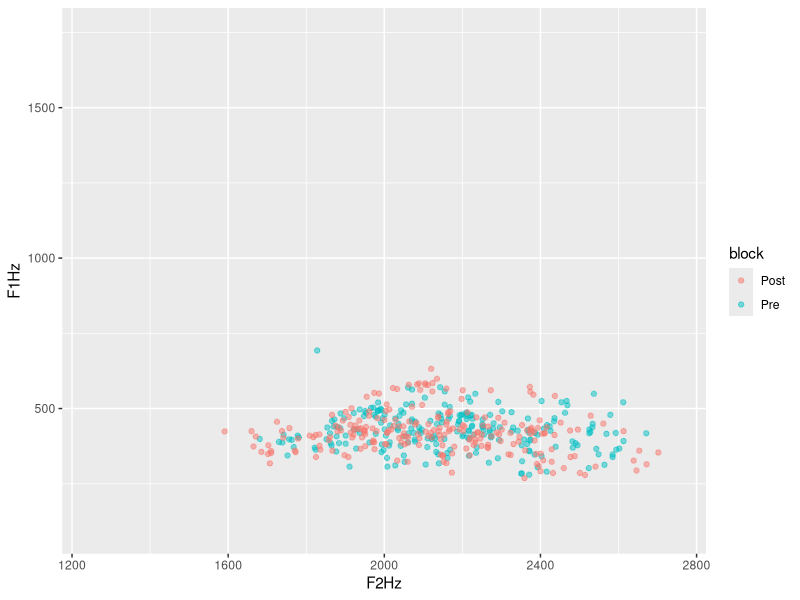
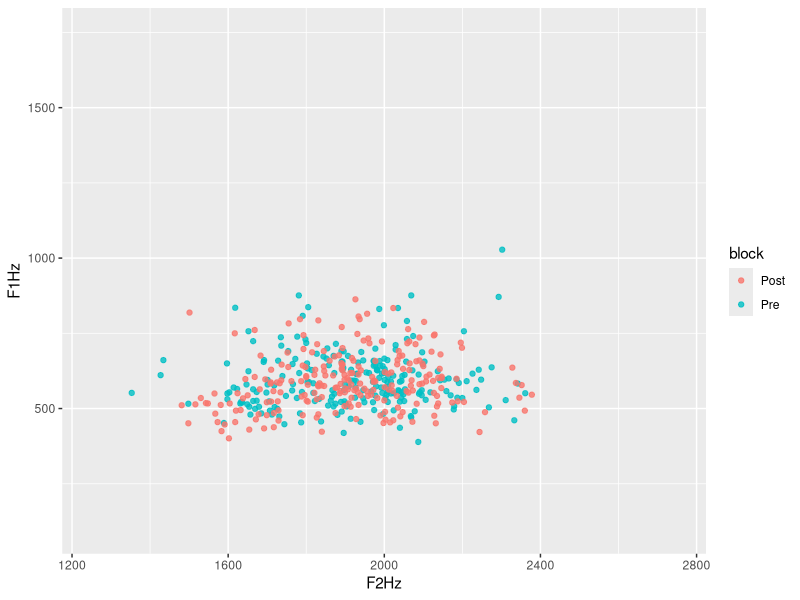
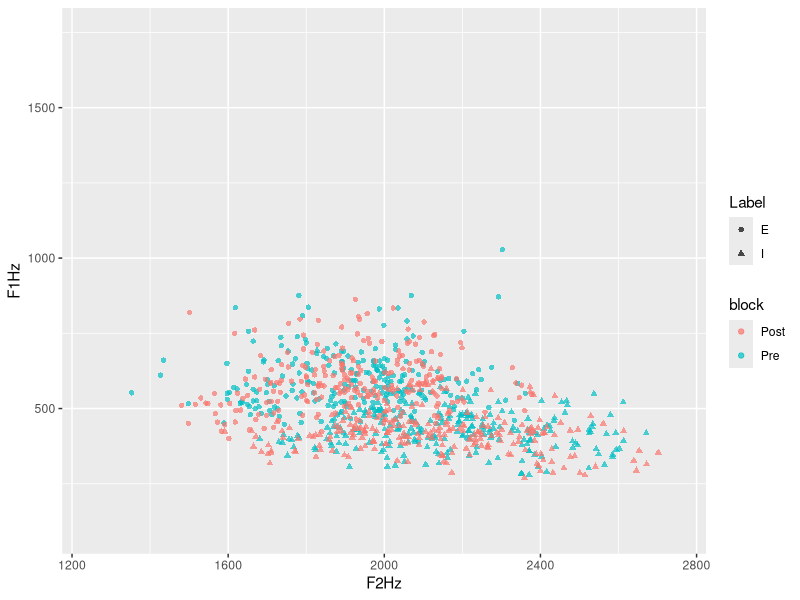
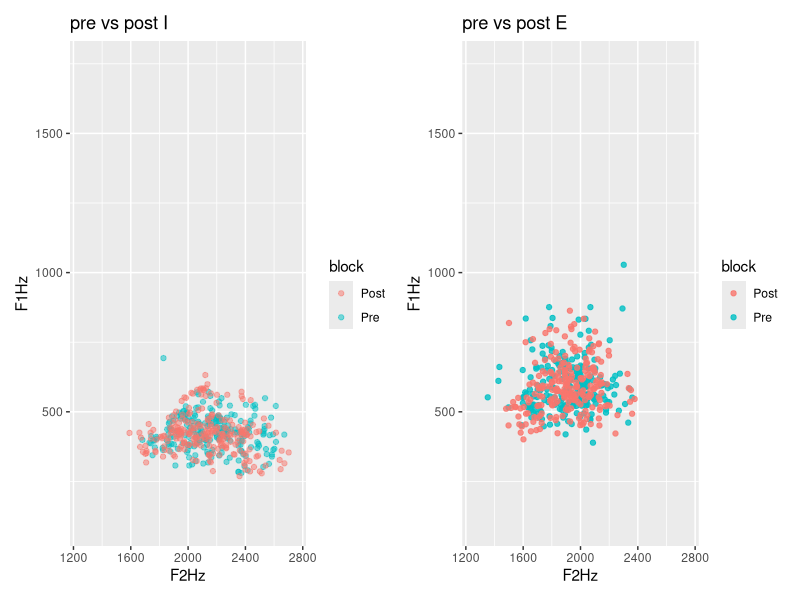
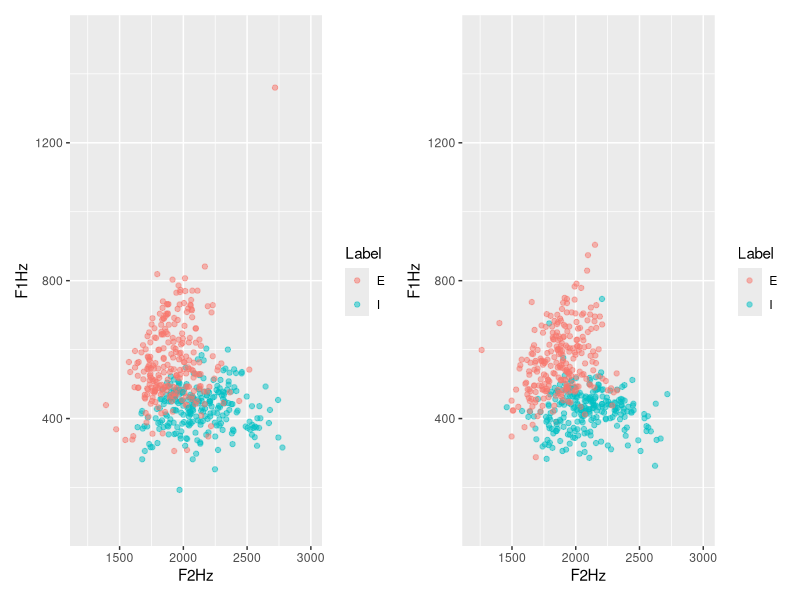
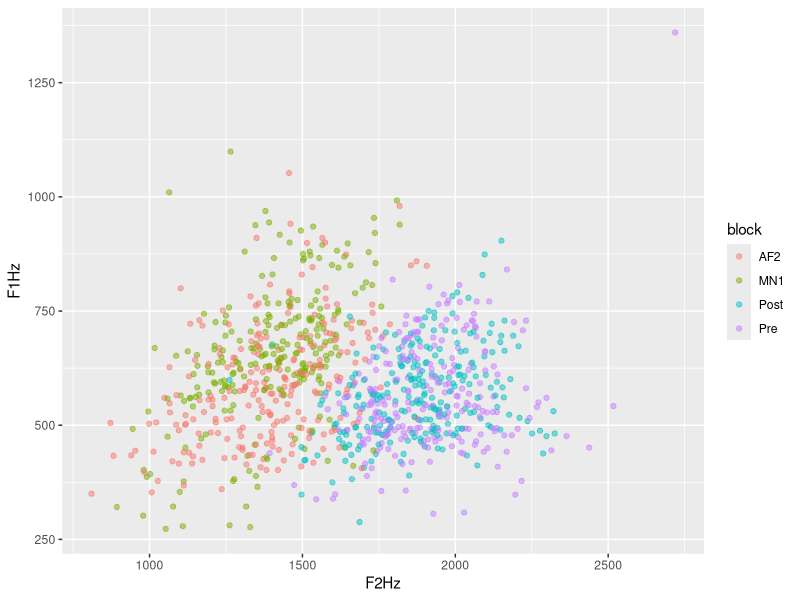
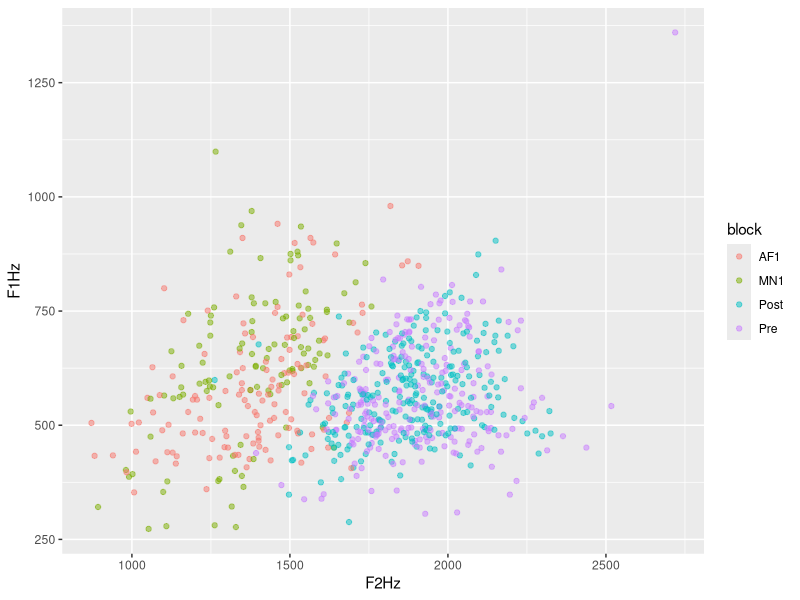
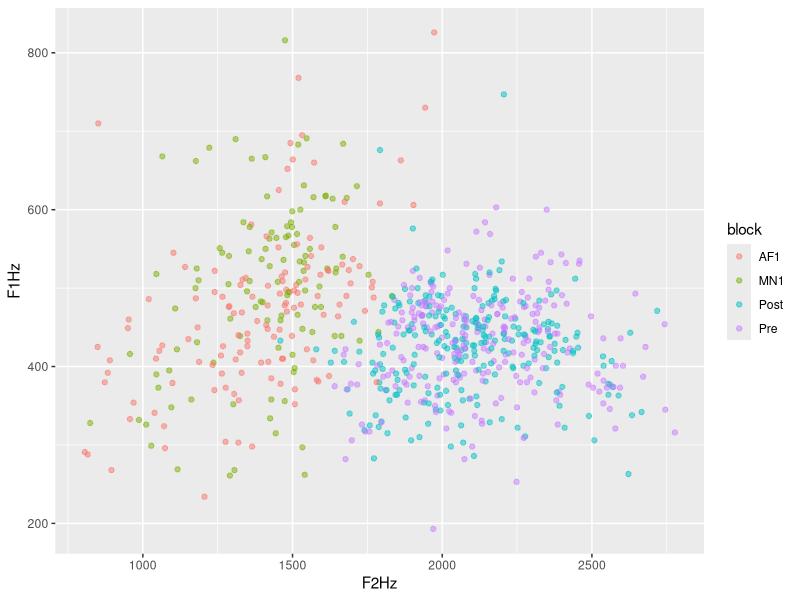

These charts were generated, in order, by the following R code: (Note: this script raises an error after producing the figures.)
## ---- chunk 1
library(dplyr)
fi<- read.csv("allFemaleI.csv", header = TRUE, sep = "\t")
fig<- fi |> mutate(gender = c(rep("F", times = nrow(fi))))
  
fe <- read.csv("allFemaleE.csv", header = TRUE, sep = "\t")
feg<- fe |> mutate(gender = c(rep("F", times = nrow(fe))))

mi<- read.csv("allMaleI.csv", header = TRUE, sep = "\t")
  mig<- mi |> mutate(gender = c(rep("M", times = nrow(mi))))

me <- read.csv("allMaleE.csv", header = TRUE, sep = "\t")
meg<- me |> mutate(gender = c(rep("M", times = nrow(me))))

mfie<- rbind(fig, feg, mig, meg)

#extract the fileName column
#fileNames<- rcds |> select(fileName)
#head(fileNames)
## ---- chunk 2
prod <- read.table(text = as.character(mfie$fileName), sep = "_")
head(prod)

### removing the ".wav" from the final column
#```{r}
#library(stringr)
#library(dplyr)
#prod <- prod %>% 
#  mutate(V5 =
#   str_sub(prod$V5, end=-5)
#  )
#head(prod)
## ---- chunk 3
#removing column 1 because it's just "subj"
newcols <- prod %>% 
  select(-V1)
colnames(newcols)

#revert the "Post" and the "seq" for posttest items 
#if v5 = post, v5 = v4, v4 = v5
correctPost <- newcols |> 
  mutate(V51 = ifelse(V5 == "Post", V4, V5),
         V4 = ifelse(V5 == "Post", V5, V4)) |> 
  select(-V5) |> 
  rename("V5" = "V51")

head(correctPost)

#rename new columns accordingly
nc<- correctPost %>% 
  rename("subj" = "V2",
         "word" = "V3",
         "block" = "V4",
         "seq" = "V5")

head(nc)


allcol<- as.data.frame(cbind(mfie$fileName, nc))|> rename("fileName"="mfie$fileName")
colnames(allcol)

df <- full_join(allcol, mfie, by = "fileName") |> rename("F0Hz" = "F0.Hz.", "F1Hz" = "F1.Hz.", "F2Hz" = "F2.Hz.", "F1Bark" = "F1.Bark.", "F2Bark" = "F2.Bark.")

#add column about BB condition

d <- df |> 
   mutate(
    BB = case_when(
      subj == "2" ~ "BB",
      subj == "4" ~ "BB",
      subj == "5" ~ "BB",
      subj == "9" ~ "BB",
      subj == "10" ~ "BB",
      subj == "12" ~ "BB",
      subj == "13" ~ "BB",
      subj == "14" ~ "BB",
      subj == "15" ~ "BB",
      subj == "16" ~ "BB",
      subj == "17" ~ "BB",
      subj == "19" ~ "BB",
      subj == "22" ~ "BB",
      subj == "25" ~ "BB",
      subj == "28" ~ "BB",
      subj == "32" ~ "BB",
      subj == "33" ~ "BB",
      subj == "34" ~ "BB",
      subj == "37" ~ "BB",
      subj == "39" ~ "BB",
      subj == "41" ~ "BB",
      subj == "42" ~ "BB",
      subj == "44" ~ "BB",
      subj == "45" ~ "BB",
      subj == "48" ~ "BB",
      subj == "52" ~ "BB",
      subj == "53" ~ "BB",
      subj == "55" ~ "BB",
      subj == "58" ~ "BB",
      subj == "59" ~ "BB",
      subj == "60" ~ "BB",
      TRUE ~ "NB")
   )

## ---- chunk 4
library(ggplot2)
library(patchwork)
#NB group pre and post for I
nbprei<- d |> filter(BB == "NB", block == "Pre", Label == "I")
nbposti <- d |> filter(BB == "NB", block == "Post", Label == "I")
nbi <- rbind(nbprei, nbposti)

ggplot(data = nbi, aes(x = F2Hz, y = F1Hz, color = block))+
  geom_point(alpha = 0.5) +xlim(1250, 2750) + ylim(100, 1750)

#NB group pre and post for E
nbpree<- d |> filter(BB == "NB", block == "Pre", Label == "E")
nbposte <- d |> filter(BB == "NB", block == "Post", Label == "E")
nbe <- rbind(nbpree, nbposte)

ggplot(data = nbe, aes(x = F2Hz, y = F1Hz, color = block))+
  geom_point(alpha = 0.8) +ylim(100, 1750)+xlim(1250,2750)

#I and E together
nbpre<- d |> filter(BB == "NB", block == "Pre")
nbpost <- d |> filter(BB == "NB", block == "Post")
nb <- rbind(nbpre, nbpost)

ggplot(data = nb, aes(x = F2Hz, y = F1Hz, color = block, shape = Label))+
  geom_point(alpha = 0.7) +ylim(100, 1750)+ xlim(1250,2750)

pi<- ggplot(data = nbi, aes(x = F2Hz, y = F1Hz, color = block))+
  geom_point(alpha = 0.5) +xlim(1250, 2750) + ylim(100, 1750) + labs(title = "pre vs post I")

pe<-ggplot(data = nbe, aes(x = F2Hz, y = F1Hz, color = block))+
  geom_point(alpha = 0.8) +ylim(100, 1750)+xlim(1250,2750)+ labs(title = "pre vs post E")
pi + pe
## ---- chunk 5
library(patchwork)
#BB group pre and post
bbpre<- d |> filter(BB == "BB", block == "Pre") #, Label == "E")
bbpost <- d |> filter(BB == "BB", block == "Post") #,Label == "E")
bb <- rbind(bbpre, bbpost)

#contrast at pretest for BB group
p1 <- ggplot(data = bbpre, aes(x = F2Hz, y = F1Hz, color = Label))+
  geom_point(alpha = 0.5) + xlim(1200,3000) + ylim(100, 1500)

#contrast at posttest for BB group
p2 <- ggplot(data = bbpost, aes(x = F2Hz, y = F1Hz, color = Label))+
  geom_point(alpha = 0.5) + xlim(1200,3000) + ylim(100, 1500)

p1 + p2
## ---- chunk 6
library(ggplot2)
#BB group pretest and test
bbprentest<- d |> filter(BB == "BB", Label == "E")
#nrow(bbprentest)

ggplot(data = bbprentest, aes(x = F2Hz, y = F1Hz, color = block))+
  geom_point(alpha = 0.5)
## ---- chunk 7
d |> count(subj)
## ---- chunk 8

#define a function
#correctBlocks <- function(n) {

mn2subj <- c("2", "3", "5", "6", "8", "9", "10", "12", "15", "17", "19", "26", "30", "31", "33", "35", "38", "40", "42", "43", "46", "48", "50", "51", "52", "53", "54", "56", "58", "60")

db <-  d |> 
  mutate(
    block = case_when(
      subj %in% mn2subj & block == "MN1" ~ "MN2",
      subj %in% mn2subj & block == "AF2" ~ "AF1",
      subj %in% mn2subj & block == "Pre" ~ "Pre",
      subj %in% mn2subj & block == "Post" ~ "Post",
      !(subj %in% mn2subj) & block == "MN1" ~ "MN1",
      !(subj %in% mn2subj) & block == "AF2" ~ "AF2",
      !(subj %in% mn2subj) & block == "Pre" ~ "Pre",
      !(subj %in% mn2subj) & block == "Post" ~ "Post"
    )
    )
#}
## ---- chunk 9
#check if all subjects are coded correctly

db |> filter(block == "MN2") |> count(subj)
## ---- chunk 10
library(ggplot2)
# /E/ in BB group pretest and test
bbprentest<- db |> filter(BB == "BB", Label == "E") |> filter(block == "Pre" | block == "AF1" | block == "MN1" | block == "Post")
#nrow(bbprentest)

ggplot(data = bbprentest, aes(x = F2Hz, y = F1Hz, color = block))+
  geom_point(alpha = 0.5)

# /I/ in BB group pretest and test
bbprentest<- db |> filter(BB == "BB", Label == "I") |> filter(block == "Pre" | block == "AF1" | block == "MN1" | block == "Post")
#nrow(bbprentest)

ggplot(data = bbprentest, aes(x = F2Hz, y = F1Hz, color = block))+
  geom_point(alpha = 0.5)
## ---- chunk 11
#BB group, pre vs post, both phonemes
library(patchwork)
bbprentestE<- db |> filter(BB == "BB", Label == "E") |> filter(block == "Pre" | block == "Post")
bbprentestI<- db |> filter(BB == "BB", Label == "I") |> filter(block == "Pre" | block == "Post")
#nrow(bbprentest)

p1 <- ggplot(data = bbprentestE, aes(x = F2Hz, y = F1Hz, color = block))+
  geom_point(alpha = 0.5) + ggtitle("pre/post comparison of /E/")+theme(legend.position="none")

p2 <- ggplot(data = bbprentestI, aes(x = F2Hz, y = F1Hz, color = block))+
  geom_point(alpha = 0.5)+ ggtitle("pre/post comparison of /I/")

p1 + p2 
## ---- chunk 12
#blocks: pre, AF1, MN1, Post

library(lme4)

af1subj <- c("2", "3", "5", "6", "8", "9", "10", "12", "15", "17", "19", "26", "30", "31", "33", "35", "38", "40", "42", "43", "46", "48", "50", "51", "52", "53", "54", "56", "58", "60")

df <- db |> filter(block == "Pre" | block == "AF1" | block == "MN1" | block == "Post") |> 
  mutate(
    AF = case_when(
      subj %in% af1subj ~ "AF",
      TRUE ~ "MN")) |> mutate(
     block = case_when(
      block == "AF1" ~ "2",
      block == "MN1" ~ "2",
      block == "Pre" ~ "1",
      block == "Post" ~ "4")
   )

#change variables into correct data types
df$BB <- as.factor(df$BB)
df$Label <- as.factor(df$Label)
df$block <- as.factor(df$block)
df$gender <- as.factor(df$gender)
df$AF <- as.factor(df$AF)
df$subj <- as.character(df$subj)
df$seq <- as.numeric(df$seq)
df$F0Hz <- as.numeric(df$F0Hz)
df$F1Hz <- as.numeric(df$F1Hz)
df$F2Hz <- as.numeric(df$F2Hz)
df$F1Bark <- as.numeric(df$F1Bark)
df$F2Bark <- as.numeric(df$F2Bark)

write.csv(df, "productionFullTable.csv")

#contrast coding
df$BB <- relevel(df$BB, ref = "NB")

df$Label <- relevel(df$Label, ref = "I")

df$block <- relevel(df$block, ref = "1")

df$gender <- relevel(df$gender, ref = "F")

#model with blocks 1,2,4
f1hzallbl <- lmer(F1Hz ~ block * BB * AF* Label + gender + (1|subj) + (1|word), data = df)
summary(f1hzallbl)
## ---- chunk 13
#effect plots
library (effects)
 eall.f1hzallbl <- predictorEffects(f1hzallbl)
 #plot(eall.f1hzallbl)
 #plot(predictorEffects(f1hzallbl, ~BB))
 #plot(predictorEffects(f1hzallbl, ~block))
 plot(predictorEffects(f1hzallbl, ~Label))
## ---- chunk 14
# BB group, pre vs test, both phonemes

bbprentestE<- df |> filter(BB == "BB", Label == "E") |> filter(block == "1" | block == "2") |> mutate(block = case_when(block == "1" ~ "pretest",
                        block == "2" ~ "test"))
bbprentestI<- df |> filter(BB == "BB", Label == "I") |> filter(block == "1" | block == "2")|> mutate(block = case_when(block == "1" ~ "pretest",
                        block == "2" ~ "test"))
#nrow(bbprentest)

p1 <- ggplot(data = bbprentestE, aes(x = F2Hz, y = F1Hz, color = block))+
  geom_point(alpha = 0.5) + ylim (200, 1500) + ggtitle("bite block effect for /E/")+theme(legend.position="none")

p2 <- ggplot(data = bbprentestI, aes(x = F2Hz, y = F1Hz, color = block))+
  geom_point(alpha = 0.5) + ylim (200, 1500) + ggtitle("bite block effect for /I/")

p1 + p2 
## ---- chunk 15
f2hzallbl <- lmer(F2Hz ~ block * BB * AF* Label + gender + (1|subj) + (1|word), data = df)
summary(f2hzallbl)
## ---- chunk 16
#convert seq as numeric instead of categorical
df$seq <- as.numeric(df$seq)
## ---- chunk 17
#seq as a separate variable
f1hzallblsq1 <- lmer(F1Hz ~ block * BB * AF* Label +  seq + gender + (1|subj) + (1|word), data = df)
summary(f1hzallblsq1)
## ---- chunk 18
#seq as interaction in hertz model
f1hzallblsq <- lmer(F1Hz ~ block * BB * AF* Label * seq + gender + (1|subj) + (1|word), data = df)
summary(f1hzallblsq)
## ---- chunk 19
#try releveling the reference level to BB to check if block4:LabelE:seq is significant
df$BB <- relevel(df$BB, ref = "BB")
f1hzallblsqrl <- lmer(F1Hz ~ block * BB * AF* Label * seq + gender + (1|subj) + (1|word), data = df)
summary(f1hzallblsqrl)
## ---- chunk 20
#bark model with seq
#correct back to NB as reference
df$BB <- relevel(df$BB, ref = "NB")

f1bkallblsq <- lmer(F1Bark ~ block * BB * AF* Label * seq + gender + (1|subj) + (1|word), data = df)
summary(f1bkallblsq)
## ---- chunk 21
#F2 model in bark
f2hzallblsq <- lmer(F2Hz ~ block * BB * AF* Label * seq + gender + (1|subj) + (1|word), data = df)
summary(f2hzallblsq)
## ---- chunk 22
#F2 model in bark
f2bkallblsq <- lmer(F2Bark ~ block * BB * AF* Label * seq + gender + (1|subj) + (1|word), data = df)
summary(f2bkallblsq)
## ---- chunk 23
#model for pretest vs test in order to only plot the interaction effect in pre vs post
prentest <- df |> filter(block == "1" | block == "2")|> mutate(block = case_when(block == "1" ~ "pretest",
                        block == "2" ~ "test"))

f2hzprentest <- lmer(F2Hz ~ block * BB * AF* Label + gender + (1|subj) + (1|word), data = prentest)
#effect plot
library(effects)
plot(effect( "block * BB * AF", f2hzprentest))
## ---- chunk 24
#bark model
f1barkallbl <- lmer(F1Bark ~ block * BB * AF* Label + gender + (1|subj) + (1|word), data = df)
summary(f1barkallbl)
## ---- chunk 25
library(lme4)
f2barkallbl <- lmer(F2Bark ~ block * BB * AF* Label + gender + (1|subj) + (1|word), data = df)
summary(f2barkallbl)
## ---- chunk 26
#in hertz
#reshaping data
library(tidyr)
ridgedf <- df |> filter(block == "2", AF == "AF") |> 
  pivot_longer(
    cols = c("F1Hz","F2Hz"), 
    names_to = "formant", 
    values_to = "Hertz",
  )
head(ridgedf)

library(ggplot2)
library(ggridges)
#define color-blindness-friendly colors
color <- c("#0072B2", "#CC79A7")
ggplot(ridgedf, aes(x = Hertz, y = formant, fill = BB)) +
  geom_density_ridges(alpha = 0.6) +
  theme_ridges() +
  scale_fill_discrete(breaks = c ("F1Hertz","F2Hertz")) +
  scale_fill_manual(values = color)+
  ggtitle("formant values at block 2, for AF condition")
#ggsave("ridgeBlock2AF.png", plot = last_plot(), device = NULL, scale = 1,dpi = 600)
## ---- chunk 27
#reshaping data
library(tidyr)
ridgedf <- df |> filter(block == "2", AF == "AF") |> 
  pivot_longer(
    cols = c("F1Bark","F2Bark"), 
    names_to = "formant", 
    values_to = "Bark",
  )
head(ridgedf)

library(ggplot2)
library(ggridges)
#define color-blindness-friendly colors
color <- c("#0072B2", "#CC79A7")
ggplot(ridgedf, aes(x = Bark, y = formant, fill = BB)) +
  geom_density_ridges(alpha = 0.6) +
  theme_ridges() +
  scale_fill_discrete(breaks = c ("F1Bark","F2Bark")) +
  scale_fill_manual(values = color)+
  ggtitle("formant values at block 2, for AF condition")
#ggsave("ridgeBlock2AFBark.png", plot = last_plot(), device = NULL, scale = 1,dpi = 600)
## ---- chunk 28
#reshaping data
library(tidyr)
ridgedf <- df |> filter(block == "2", AF == "MN") |> 
  pivot_longer(
    cols = c("F1Hz","F2Hz"), 
    names_to = "formant", 
    values_to = "Hertz",
  )
head(ridgedf)

library(ggplot2)
library(ggridges)
#define color-blindness-friendly colors
color <- c("#0072B2", "#CC79A7")
ggplot(ridgedf, aes(x = Hertz, y = formant, fill = BB)) +
  geom_density_ridges(alpha = 0.6) +
  theme_ridges() +
  scale_fill_discrete(breaks = c ("F1Hz","F2Hz")) +
  scale_fill_manual(values = color)+
ggtitle("formant values at block 2, for MN condition")
#ggsave("ridgeBlock2MN.png", plot = last_plot(), device = NULL, scale = 1,dpi = 600)
## ---- chunk 29
#reshaping data
library(tidyr)
ridge4af <- df |> filter(block == "4", AF == "AF") |> 
  pivot_longer(
    cols = c("F1Hz","F2Hz"), 
    names_to = "formant", 
    values_to = "Hertz",
  )
head(ridgedf)

library(ggplot2)
library(ggridges)
#define color-blindness-friendly colors
color <- c("#0072B2", "#CC79A7")
ggplot(ridge4af, aes(x = Hertz, y = formant, fill = BB)) +
  geom_density_ridges(alpha = 0.6) +
  theme_ridges() +
  scale_fill_discrete(breaks = c ("F1Hz","F2Hz")) +
  ggtitle("formant values at block 4, for AF condition")
  scale_fill_manual(values = color)
#ggsave("ridgeBlock4AF.png", plot = last_plot(), device = NULL, scale = 1,dpi = 600)
## ---- chunk 30
#in bark
library(tidyr)
ridge4af <- df |> filter(block == "4", AF == "AF") |> 
  pivot_longer(
    cols = c("F1Bark","F2Bark"), 
    names_to = "formant", 
    values_to = "Bark",
  )
head(ridgedf)

library(ggplot2)
library(ggridges)
#define color-blindness-friendly colors
color <- c("#0072B2", "#CC79A7")
ggplot(ridge4af, aes(x = Bark, y = formant, fill = BB)) +
  geom_density_ridges(alpha = 0.6) +
  theme_ridges() +
  scale_fill_discrete(breaks = c ("F1Bark","F2Bark")) +
  ggtitle("formant values at block 4, for AF condition")
  scale_fill_manual(values = color)
## ---- chunk 31
#reshaping data
library(tidyr)
ridge4mn <- df |> filter(block == "4", AF == "MN") |> 
  pivot_longer(
    cols = c("F1Hz","F2Hz"), 
    names_to = "formant", 
    values_to = "Hertz",
  )
head(ridgedf)

library(ggplot2)
library(ggridges)
#define color-blindness-friendly colors
color <- c("#0072B2", "#CC79A7")
ggplot(ridge4mn, aes(x = Hertz, y = formant, fill = BB)) +
  geom_density_ridges(alpha = 0.6) +
  theme_ridges() +
  scale_fill_discrete(breaks = c ("F1Hz","F2Hz")) +
  ggtitle("formant values at block 4, for MN condition")
  scale_fill_manual(values = color)
#ggsave("ridgeBlock4MN.png", plot = last_plot(), device = NULL, scale = 1,dpi = 600)
## ---- chunk 32
#reshaping data
library(tidyr)
ridge4mn <- df |> filter(block == "4", AF == "MN") |> 
  pivot_longer(
    cols = c("F1Bark","F2Bark"), 
    names_to = "formant", 
    values_to = "Bark",
  )
head(ridgedf)

library(ggplot2)
library(ggridges)
#define color-blindness-friendly colors
color <- c("#0072B2", "#CC79A7")
ggplot(ridge4mn, aes(x = Bark, y = formant, fill = BB)) +
  geom_density_ridges(alpha = 0.6) +
  theme_ridges() +
  scale_fill_discrete(breaks = c ("F1Bark","F2Bark")) +
  ggtitle("formant values at block 4, for MN condition")
  scale_fill_manual(values = color)
## ---- chunk 33
#filter for the pre and post conditions
prepost <- db |> filter(block == "Pre" | block == "Post")

f1hzprepost <- lmer(F1Hz ~ block * BB * block* Label + gender + (1|subj) + (1|word), data = prepost)
summary(f1hzprepost)

f2hzprepost <- lmer(F2Hz ~ block * BB * block* Label + gender + (1|subj) + (1|word), data = prepost)
summary(f2hzprepost)
## ---- chunk 34
#filter for MN1 and AF1, comprare with pretest
bl1 <- db |> filter(block == "Pre" | block == "MN1" | block == "AF1") 
af1subj <- c("2", "3", "5", "6", "8", "9", "10", "12", "15", "17", "19", "26", "30", "31", "33", "35", "38", "40", "42", "43", "46", "48", "50", "51", "52", "53", "54", "56", "58", "60")
bl1af <- bl1 |> mutate(
    AF = case_when(
      subj %in% af1subj ~ "AF",
      TRUE ~ "MN")) |> mutate(
     block = case_when(
      block == "AF1" ~ "2",
      block == "MN1" ~ "2",
      block == "Pre" ~ "1")
   )
      
  


#repeating contrast coding so as to not change results when rerunning this block after running the next block

#contrast coding
bl1af$BB <- as.factor(bl1af$BB)
bl1af$BB <- relevel(bl1af$BB, ref = "NB")

bl1af$Label <- as.factor(bl1af$Label)
bl1af$Label <- relevel(bl1af$Label, ref = "I")

bl1af$block <- as.factor(bl1af$block)
bl1af$block <- relevel(bl1af$block, ref = "1")

bl1af$gender <- as.factor(bl1af$gender)
bl1af$gender <- relevel(bl1af$gender, ref = "F")

f1hzbl1af <- lmer(F1Hz ~ block * BB * AF* Label + gender + (1|subj) + (1|word), data = bl1af)
summary(f1hzbl1af)

f2hzbl1af <- lmer(F2Hz ~ block * BB * AF* Label + gender + (1|subj) + (1|word), data = bl1af)
summary(f2hzbl1af)


dbaf<-  db|> filter(block == "AF1" | block == "Pre") |> filter(Label == "E")

ggplot(data = dbaf, aes(x = F2Hz, y = F1Hz, color = block))+
  geom_point(alpha = 0.5)
## ---- chunk 35
#splitting up MN1 and AF1, compare with pretest respectively
af <- db |> filter(block == "Pre" | block == "AF1")
mn <- db |> filter(block == "Pre" | block == "MN1")

#contrast coding
af$BB <- as.factor(af$BB)
af$BB <- relevel(af$BB, ref = "NB")

af$Label <- as.factor(af$Label)
af$Label <- relevel(af$Label, ref = "I")

af$block <- as.factor(af$block)
af$block <- relevel(af$block, ref = "Pre")

af$gender <- as.factor(af$gender)
af$gender <- relevel(af$gender, ref = "F")

f1hzaf <- lmer(F1Hz ~ block * BB * Label + gender + (1|subj) + (1|word), data = af)
summary(f1hzaf)

mn$BB <- as.factor(mn$BB)
mn$BB <- relevel(mn$BB, ref = "NB")

mn$Label <- as.factor(mn$Label)
mn$Label <- relevel(mn$Label, ref = "I")

mn$block <- as.factor(mn$block)
mn$block <- relevel(mn$block, ref = "Pre")

mn$gender <- as.factor(mn$gender)
mn$gender <- relevel(mn$gender, ref = "F")

f1hzmn <- lmer(F1Hz ~ block * BB * block* Label + gender + (1|subj) + (1|word), data = mn)
summary(f1hzmn)
## ---- chunk 36
#code male as reference level to check whether the BB group have a different F1 at AF1
# (the alternative would be to code the contrast for gender as -0.5/+0.5, which then has the mean of F and M as the reference level. But literature has shown a gender difference in tongue root mobility, so we have reason to distinguish the two)
af$gender <- as.factor(af$gender)
af$gender <- relevel(af$gender, ref = "M")

mn$gender <- as.factor(mn$gender)
mn$gender <- relevel(mn$gender, ref = "M")

f1hzafm <- lmer(F1Hz ~ block * BB * block* Label + gender + (1|subj) + (1|word), data = af)
summary(f1hzafm)

f1hzmnm <- lmer(F1Hz ~ block * BB * block* Label + gender + (1|subj) + (1|word), data = mn)
summary(f1hzmnm)

## ---- chunk 37
#model plot
data_summary <- function(data, varname, groupnames){
  require(plyr)
  summary_func <- function(x, col){
    c(mean = mean(x[[col]], na.rm=TRUE),
      sd = sd(x[[col]], na.rm=TRUE))
  }
  data_sum<-ddply(data, groupnames, .fun=summary_func,
                  varname)
  data_sum <- rename(data_sum, c("mean" = varname))
 return(data_sum)
}


library(ggplot2)
f1i <- af |> filter(Label == "I")

f1e <- af |> filter(Label == "E")

f1ierr <- data_summary(f1i, varname="F1Hz", 
                    groupnames=c("block", "BB"))

f1eerr <- data_summary(f1e, varname="F1Hz", 
                    groupnames=c("block", "BB"))


p1<- ggplot(data=f1i, aes(x=BB, y=F1Hz, fill=block)) +
  geom_bar(stat="identity", position=position_dodge())+
  labs (title = "F1 of /I/ at pre test and test, in AF condition")

p1 + geom_errorbar(data = f1ierr, aes(ymin=F1Hz-sd, ymax=F1Hz+sd), width=.2,
                 position=position_dodge(.9))



p2 <- ggplot(data=f1e, aes(x=BB, y=F1Hz, fill=block)) +
  geom_bar(stat="identity", position=position_dodge())+
  labs (title = "F1 of /E/ at pre test and test, in AF condition")

p2 + geom_errorbar(data = f1eerr, aes(ymin=F1Hz-sd, ymax=F1Hz+sd), width=.2,
                 position=position_dodge(.9))

## ---- chunk 38
#model plot
library(ggplot2)
mni <- mn |> filter(Label == "I")

ggplot(data=mni, aes(x=BB, y=F1Hz, fill=block)) +
  geom_bar(stat="identity", position=position_dodge())+
  labs (title = "F1 of /I/ at pre test and test, in MN condition")

mne <- mn |> filter(Label == "E")

ggplot(data=mne, aes(x=BB, y=F1Hz, fill=block)) +
  geom_bar(stat="identity", position=position_dodge())+
  labs (title = "F1 of /E/ at pre test and test, in MN condition")
## ---- chunk 39
#add in error bars
data_summary <- function(data, varname, groupnames){
  require(plyr)
  summary_func <- function(x, col){
    c(mean = mean(x[[col]], na.rm=TRUE),
      sd = sd(x[[col]], na.rm=TRUE))
  }
  data_sum<-ddply(data, groupnames, .fun=summary_func,
                  varname)
  data_sum <- rename(data_sum, c("mean" = varname))
 return(data_sum)
}


f1ierr <- data_summary(f1i, varname="F1Hz", 
                    groupnames=c("block", "BB"))

f1eerr <- data_summary(f1e, varname="F1Hz", 
                    groupnames=c("block", "BB"))

head(f1ierr)

p <- ggplot(data=f1ierr, aes(x=BB, y=F1Hz, fill=block)) + 
   geom_bar(stat="identity", position=position_dodge()) +
  geom_errorbar(aes(ymin=F1Hz-sd, ymax=F1Hz+sd), width=.2,
                 position=position_dodge(.9))
  
p + scale_fill_brewer(palette="Paired") + theme_minimal()+labs (title = "F1 of /I/ at pre test and test, in AF condition")
## ---- chunk 40
library(effects)

plot(effect( "block * BB * Label", f1hzmn))

plot(effect( "block * BB * Label", f1hzaf))
## ---- chunk 41
#f2 models
af$gender <- as.factor(af$gender)
af$gender <- relevel(af$gender, ref = "F")
f2hzaf <- lmer(F2Hz ~ block * BB * block* Label + gender + (1|subj) + (1|word), data = af)
summary(f2hzaf)

f2hzmn <- lmer(F2Hz ~ block * BB * block* Label + gender + (1|subj) + (1|word), data = mn)
summary(f2hzmn)
## ---- chunk 42
plot(effect( "block * BB * Label", f1hzaf))
## ---- chunk 43
#prepost model
#splitting up MN1 and AF1, compare with pretest respectively
prepost <- db |> filter(block == "Pre" | block == "Post")

#contrast coding
prepost$BB <- as.factor(prepost$BB)
prepost$BB <- relevel(prepost$BB, ref = "NB")

prepost$Label <- as.factor(prepost$Label)
prepost$Label <- relevel(prepost$Label, ref = "I")

prepost$block <- as.factor(prepost$block)
prepost$block <- relevel(prepost$block, ref = "Pre")

prepost$gender <- as.factor(prepost$gender)
prepost$gender <- relevel(prepost$gender, ref = "F")

f1hzpp <- lmer(F1Hz ~ block * BB * Label + gender + (1|subj) + (1|word), data = prepost)
summary(f1hzpp)

f2hzpp <- lmer(F2Hz ~ block * BB * Label + gender + (1|subj) + (1|word), data = prepost)
summary(f2hzpp)
## ---- chunk 44
#plotting the one significant result
plot(effect( "BB * Label", f1hzpp))
## ---- chunk 45
mn2subj <- c("2", "3", "5", "6", "8", "9", "10", "12", "15", "17", "19", "26", "30", "31", "33", "35", "38", "40", "42", "43", "46", "48", "50", "51", "52", "53", "54", "56", "58", "60")
ppaf <- db |> filter(subj %in% mn2subj)|> filter(block == "Pre" | block == "Post")

ppmn <- db |> filter(!subj %in% mn2subj)|> filter(block == "Pre" | block == "Post")


#change df name
ppaf$BB <- as.factor(ppaf$BB)
ppaf$BB <- relevel(ppaf$BB, ref = "NB")

ppaf$Label <- as.factor(ppaf$Label)
ppaf$Label <- relevel(ppaf$Label, ref = "I")

ppaf$block <- as.factor(ppaf$block)
ppaf$block <- relevel(ppaf$block, ref = "Pre")

ppaf$gender <- as.factor(ppaf$gender)
ppaf$gender <- relevel(ppaf$gender, ref = "F")

ppmn$BB <- as.factor(ppmn$BB)
ppmn$BB <- relevel(ppmn$BB, ref = "NB")

ppmn$Label <- as.factor(ppmn$Label)
ppmn$Label <- relevel(ppmn$Label, ref = "I")

ppmn$block <- as.factor(ppmn$block)
ppmn$block <- relevel(ppmn$block, ref = "Pre")

ppmn$gender <- as.factor(ppmn$gender)
ppmn$gender <- relevel(ppmn$gender, ref = "F")

#run lmers 

ppmnf1 <- lmer(F1Hz ~ block * BB * Label + gender + (1|subj) + (1|word), data = ppmn)
summary(ppmnf1)

ppmnf2 <- lmer(F2Hz ~ block * BB * Label + gender + (1|subj) + (1|word), data = ppmn)
summary(ppmnf2)

ppaff1 <- lmer(F1Hz ~ block * BB * Label + gender + (1|subj) + (1|word), data = ppaf)
summary(ppaff1)

ppaff2 <- lmer(F2Hz ~ block * BB * Label + gender + (1|subj) + (1|word), data = ppaf)
summary(ppaff2)
